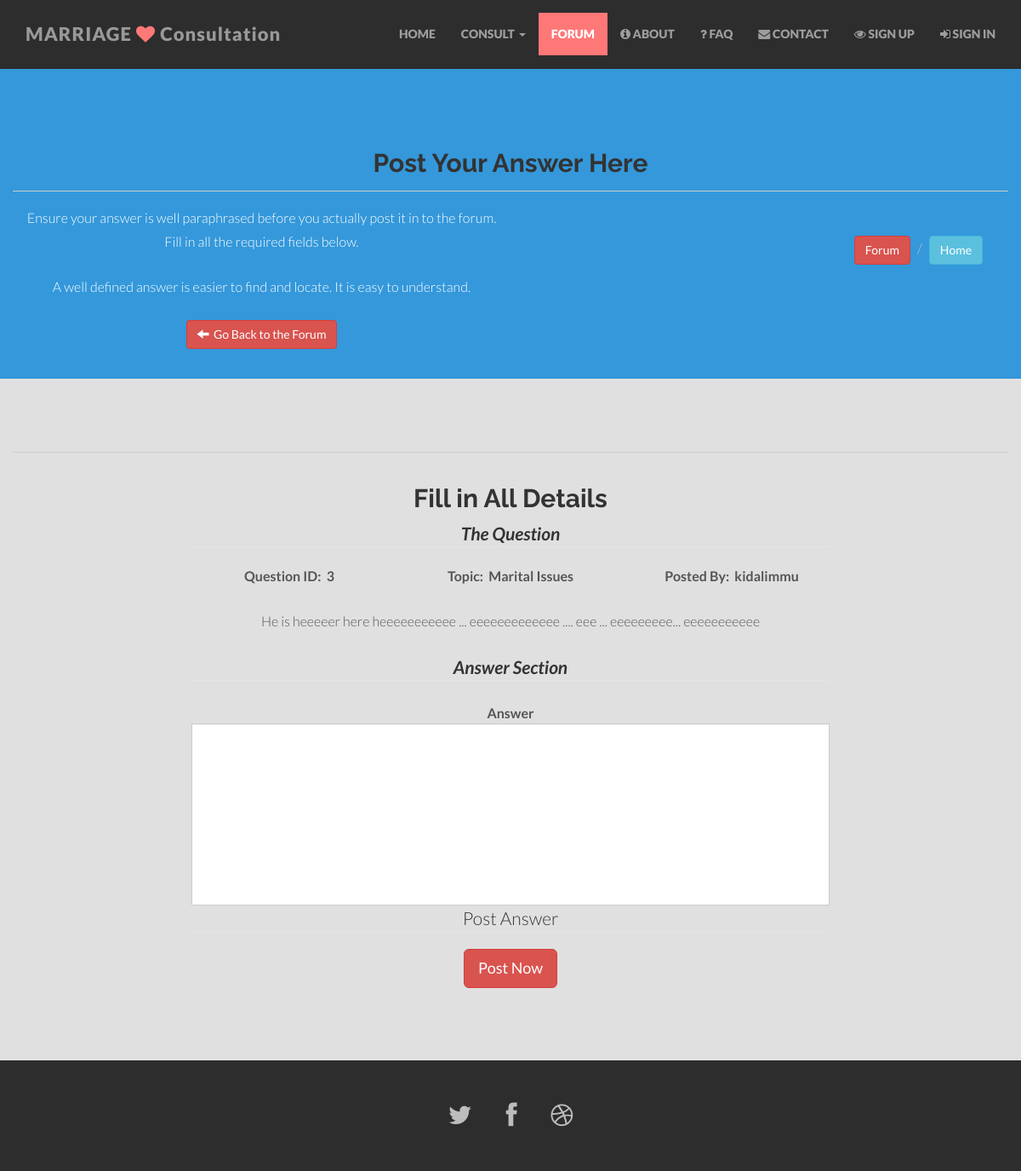
Screenshot of /MarriageConsultancy/posta.php?qid=3 with the database file from the repository.
### tables this page shows
CREATE TABLE `tbquestions` (
  `questionid` int(11) NOT NULL,
  `userid` int(11) NOT NULL,
  `topicid` int(11) NOT NULL,
  `question` text NOT NULL,
  `posted` datetime NOT NULL,
  `consultationlevel` int(11) NOT NULL DEFAULT '2'
);

CREATE TABLE `tbtopics` (
  `topicid` int(11) NOT NULL,
  `topic` varchar(50) NOT NULL
);

CREATE TABLE `tbusers` (
  `userid` int(11) NOT NULL,
  `username` varchar(50) NOT NULL,
  `password` varchar(50) NOT NULL,
  `fname` varchar(50) NOT NULL,
  `lname` varchar(50) NOT NULL,
  `email` varchar(50) NOT NULL,
  `phone` varchar(25) DEFAULT NULL,
  `regdate` datetime NOT NULL,
  `professionid` int(11) NOT NULL
);

### MarriageConsultancy/posta.php (the view, shortened to what this page needs)
<?php
    require "cn/dbconn.inc.php";
 ?>
<!DOCTYPE html>
<html lang="en">
  <head>
    <link href="css/bootstrap.css" rel="stylesheet">
    <link href="css/font-awesome.min.css" rel="stylesheet">
    <link href="css/main.css" rel="stylesheet">
  </head>
  <body id="forum">
    <?php  include "cn/header.php"; ?>
    <section id="blue">
        <div class="container">
            <div class="row centered">
                <h2><b>Post Your Answer Here</b></h2><hr/>
                <div class="col-md-6 ">
                    <p>
                        Ensure your answer is well paraphrased before you actually post it in to the forum. Fill in all the required fields below.
                    </p>
                    <p>
                        A well defined answer is easier to find and locate. It is easy to understand.
                    </p>
                    <a href="forum.php" class="btn btn-danger"><span class="glyphicon glyphicon-arrow-left"></span>&nbsp;&nbsp;Go Back to the Forum</a>
                </div>
                <div class="col-md-6">
                    <ul class="breadcrumb pull-right" id="blue">
                        <li><a href="forum.php" class="btn btn-danger">Forum</a></li>
                        <li><a href="index.php" class="btn btn-info">Home</a></li>
                    </ul>
                </div>
            </div>
        </div>
    </section>
    <section id="dg">
        <div class="container">
        <div class="row">
            <hr>
            <div class="col-md-2"></div>
            <div class="col-md-8">
                <form action="connect.php" class="form-horizontal form-responsive" method="POST">
                    <h2><b>Fill in All Details</b></h2>
                    <fieldset>
                        <legend><b><i>The Question</i></b></legend>
                        <?php
                            $askid=$_GET['qid'];
                            $asksql="SELECT * FROM tbquestions JOIN tbusers USING(userid)JOIN tbtopics USING(topicid) WHERE questionid=$askid;";
                            $askres=mysqli_query($conn,$asksql)OR die("Failed to Execute Query");
                            if(mysqli_num_rows($askres)>0){
                                $ask=mysqli_fetch_assoc($askres);
                            }
                        ?>
                        <div class="row">
                                <b><div class="col-lg-4 col-md-4 col-sm-4 col-xs-4"><p>Question ID:&nbsp;&nbsp;<?php echo $askid; ?></p></div>
                                <div class="col-lg-4 col-md-4 col-sm-4 col-xs-4"><p>Topic:&nbsp;&nbsp;<?php echo $ask['topic']; ?></p></div>
                                <div class="col-lg-4 col-md-4 col-sm-4 col-xs-4"><p>Posted By:&nbsp;&nbsp;<?php echo $ask['username']; ?></p></div></b>
                                <div class="col-md-12">
                                    <p>
                                        <?php echo $ask['question']; ?>
                                    </p>
                                </div>
                        </div>
                    </fieldset>
                    <fieldset>
                        <legend><b><i>Answer Section</i></b></legend>
                        <div class="formgroup">
                            <label for="question" class="control-label">Answer</label>
                            <div class="input-group">
                                <textarea name="answerr" id="answer" cols="150" rows="10" class="form-control" style="resize: none;"></textarea>
                            </div>
                        </div>
                    </fieldset>
                    <fieldset>
                        <legend>Post Answer</legend>
                        <div class="form-group">
                            <div class="row">
                                <span class="col-md-4"></span>
                                <span class="col-md-4"><button type="submit" name="answer" class="btn btn-danger btn-lg">Post Now</button></span>
                                <span class="col-md-4"></span>
                            </div>
                        </div>
                    </fieldset>
                </form>
            </div>
            <div class="col-md-2"></div>
        </div>
        </div>
    </section>
    <?php include "cn/footer.php"; ?>
</body>
</html>

### MarriageConsultancy/css/main.css (style rules this page uses)
body { background-color: #f2f2f2; font-family: "Lato"; font-weight: 300; font-size: 16px; color: #555; -webkit-font-smoothing: antialiased; -webkit-overflow-scrolling: touch; margin-top: 70px; }
h1, h2, h3, h4, h5, h6 { font-family: "Raleway"; font-weight: 300; color: #333; }
p { line-height: 28px; margin-bottom: 25px; }
.centered { text-align: center; }
a { color: #f85c37; word-wrap: break-word; -webkit-transition: color 0.1s ease-in, background 0.1s ease-in; -moz-transition: color 0.1s ease-in, background 0.1s ease-in; -ms-transition: color 0.1s ease-in, background 0.1s ease-in; -o-transition: color 0.1s ease-in, background 0.1s ease-in; transition: color 0.1s ease-in, background 0.1s ease-in; }
a:before, a:after { -webkit-transition: color 0.1s ease-in, background 0.1s ease-in; -moz-transition: color 0.1s ease-in, background 0.1s ease-in; -ms-transition: color 0.1s ease-in, background 0.1s ease-in; -o-transition: color 0.1s ease-in, background 0.1s ease-in; transition: color 0.1s ease-in, background 0.1s ease-in; }
hr { display: block; height: 1px; border: 0; border-top: 1px solid #ccc; margin: 1em 0; padding: 0; }
#dg { background: #e0e0e0; padding-top: 70px; padding-bottom: 70px; text-align: center; }
#blue { background: #3498db; padding-top: 35px; padding-bottom: 35px; }
#blue p { color: white; }

### rows the page displays
tbquestions: topicid.topic "Marital Issues", userid.username "kidalimmu", question "He is heeeeer here heeeeeeeeeee ... eeeeeeeeeeeee .... eee ... eeeeeeeee... eeeeeeeeeee"

### other values shown
$askid "3"
